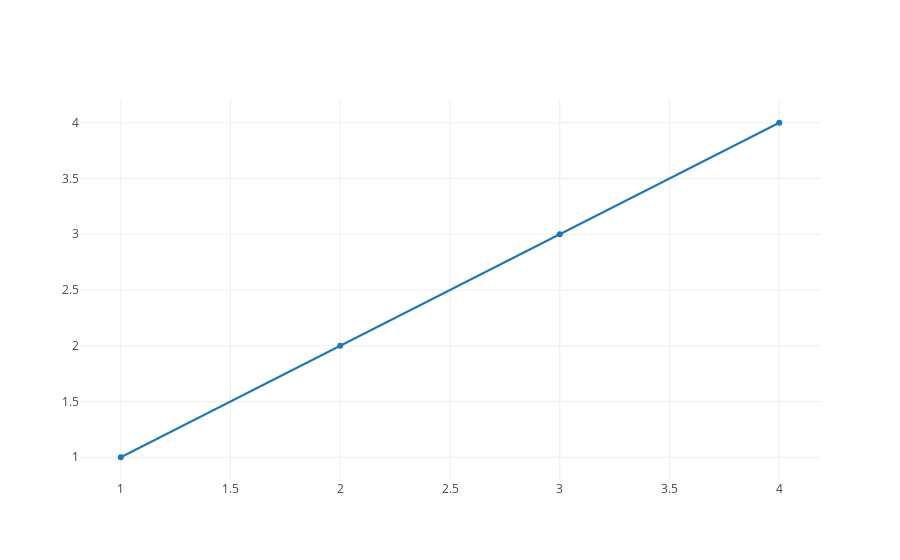

Source (notebook cell):
### Markdown cell above
Now let's discuss how a trace represents data.  In the `trace` in the code below, we plot four points.  Notice that we provide the $x$ and $y$ coordinates in two separate attributes of the dictionary.  Change around the data to get a feel for how it works.

### Code cell
trace = {'x': [1, 2, 3, 4], 'y': [1, 2, 3, 4]}

plotly.offline.iplot([
    trace
])

### Figure 1 — Plotly figure (JSON) as saved in the notebook; plotly's stock layout.template omitted (floating-point values rounded to 4 significant figures)
{"data": [{"type": "scatter", "uid": "32e0ff42-78d8-11e9-a59d-234735bf4bc9", "x": [1, 2, 3, 4], "y": [1, 2, 3, 4]}], "layout": {}}
